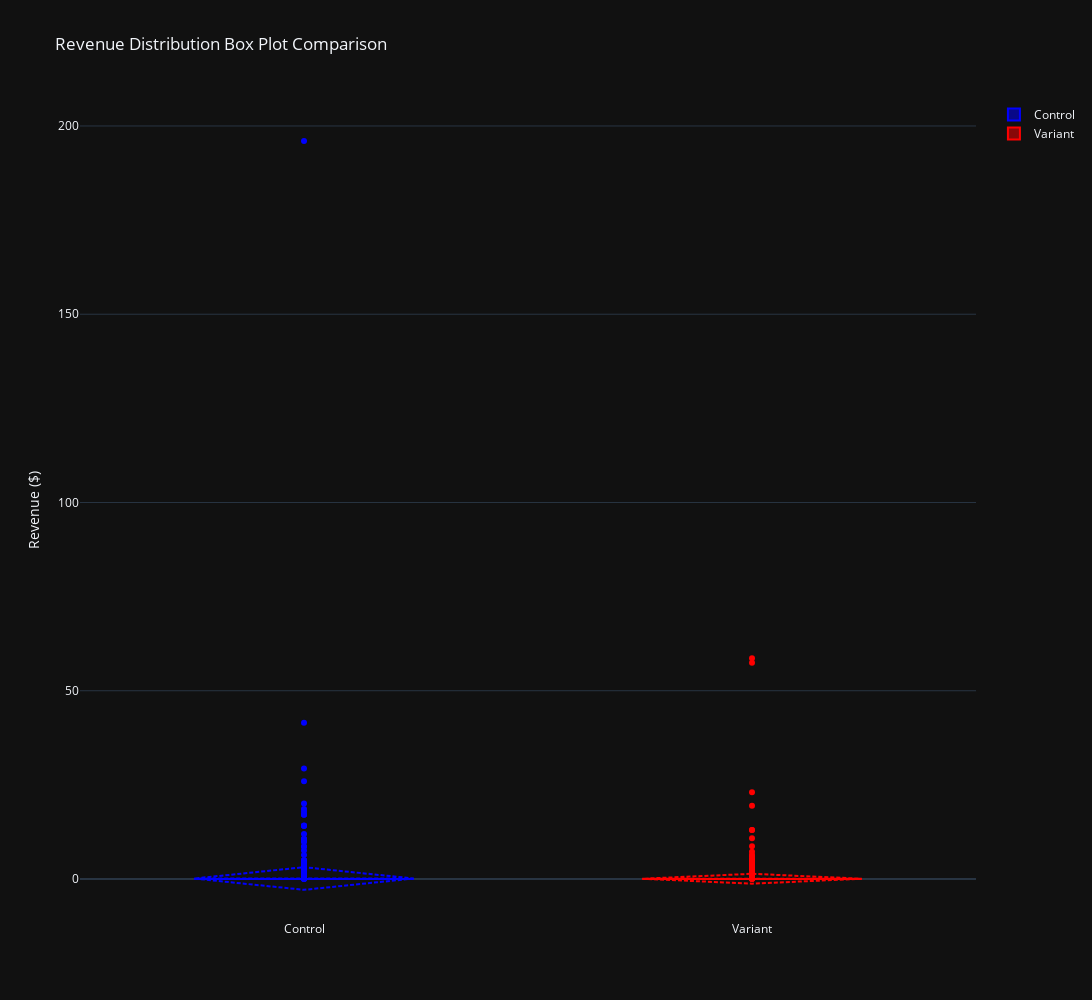

The code cell stored with this chart in its notebook:
### Code cell
# Chart 2: Box Plot Comparison
fig2 = go.Figure()

fig2.add_trace(go.Box(
    y=control,
    name='Control',
    marker_color='blue',
    boxmean='sd'
))

fig2.add_trace(go.Box(
    y=variant,
    name='Variant',
    marker_color='red',
    boxmean='sd'
))

fig2.update_layout(
    title='Revenue Distribution Box Plot Comparison',
    yaxis_title='Revenue ($)',
    showlegend=True,
    height=1000,
    width=1700
)

fig2.show()

### Figure 1 — Plotly figure (JSON) as saved in the notebook; plotly's stock layout.template omitted (floating-point values rounded to 4 significant figures; data arrays with more than 128 entries replaced by an {"elided": "..."} marker saying what was removed)
{"data": [{"boxmean": "sd", "marker": {"color": "blue"}, "name": "Control", "y": {"elided": "4984 float values"}, "type": "box"}, {"boxmean": "sd", "marker": {"color": "red"}, "name": "Variant", "y": {"elided": "5016 float values"}, "type": "box"}], "layout": {"title": {"text": "Revenue Distribution Box Plot Comparison"}, "yaxis": {"title": {"text": "Revenue ($)"}}, "showlegend": true, "height": 1000, "width": 1700}}
